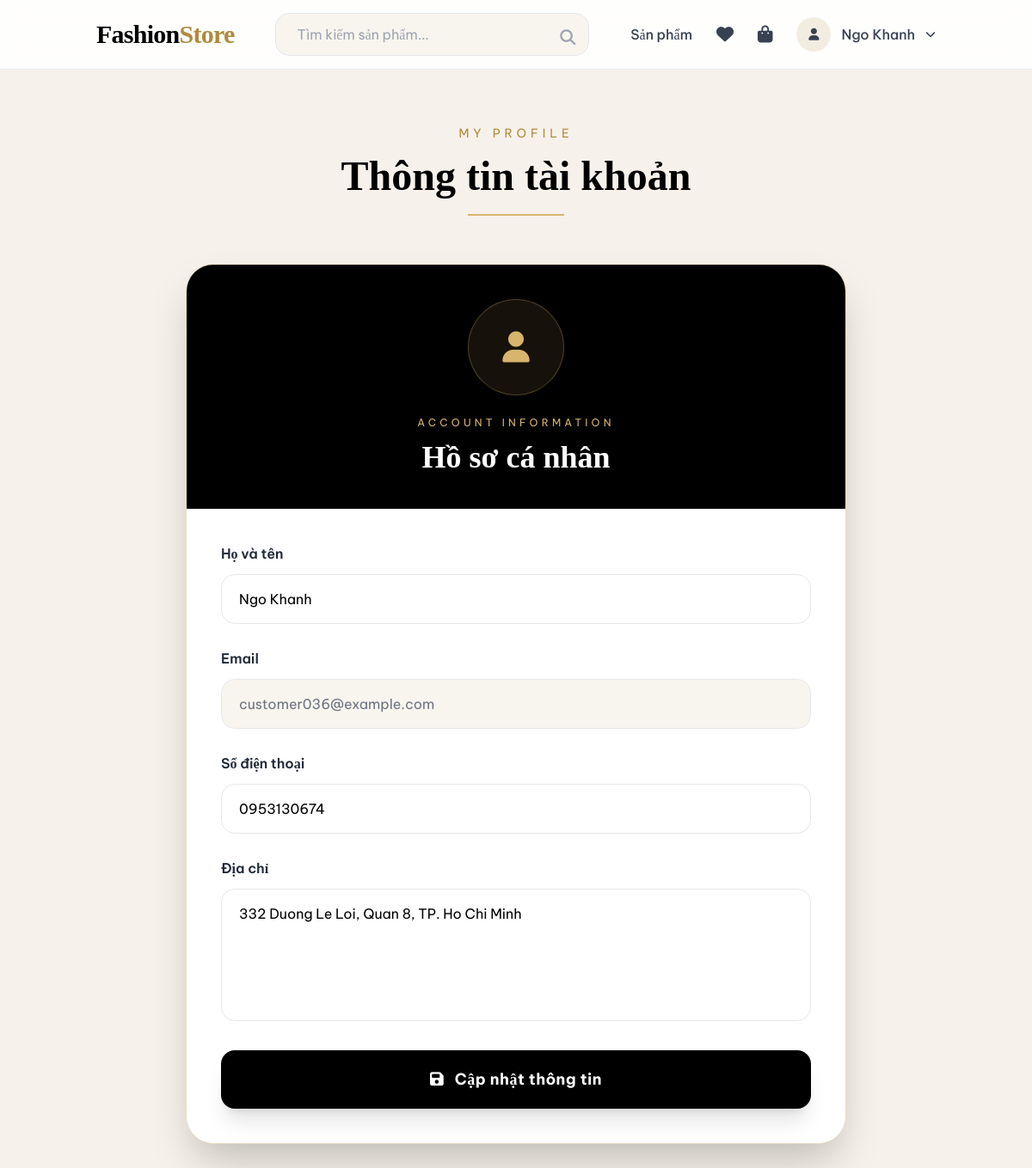
The app's page /profile (signed in) with its own data.
### database.py (models this page shows)
class User(db.Model):
    __tablename__ = 'users'
    email = db.Column(db.String(120), primary_key=True)
    password = db.Column(db.String(200), nullable=False)
    role = db.Column(db.String(20), default='user')
    name = db.Column(db.String(100), nullable=False)
    phone = db.Column(db.String(20))
    address = db.Column(db.Text)
    wishlist = db.Column(db.Text)  # JSON array
    created_at = db.Column(db.DateTime, default=datetime.now)
    orders = db.relationship('Order', backref='user', lazy=True)
    def to_dict(self):
        return {
            'email': self.email,
            'password': self.password,
            'role': self.role,
            'name': self.name,
            'phone': self.phone,
            'address': self.address,
            'wishlist': json.loads(self.wishlist) if self.wishlist else [],
            'orders': [order.id for order in self.orders],
            'created_at': self.created_at.isoformat() if self.created_at else None
        }

### flask_clothing_store.py (the view, shortened to what this page needs)
@app.route('/profile', methods=['GET', 'POST'])
@login_required
def profile():
    user_email = session['user']['email']
    user = User.query.get(user_email)
    return render_template('profile.html', user=user.to_dict() if user else {})

### flask_clothing_store.py (called while the page is built)
def login_required(f):
    @wraps(f)
    def decorated_function(*args, **kwargs):
        if 'user' not in session:
            flash('Vui lòng đăng nhập để tiếp tục', 'error')
            return redirect(url_for('login'))
        return f(*args, **kwargs)
    return decorated_function

def get_cart():
    return session.get('cart', [])

def get_wishlist():
    user_email = session.get('user', {}).get('email')
    if user_email:
        user = User.query.get(user_email)
        if user:
            return json.loads(user.wishlist) if user.wishlist else []
    return []

@app.context_processor
def utility_processor():
    return {
        'now': datetime.datetime.now(),
        'wishlist_count': lambda: len(get_wishlist()),
        'cart_count': lambda: len(get_cart()),
        'format_price': format_price,
        'get_featured_products': get_featured_products,
        'get_best_sellers': get_best_sellers,
        'get_categories': get_categories
    }

### templates/profile.html
{% extends "base.html" %}
{% block content %}
<section class="min-h-screen bg-[#f6f1ea] py-16 px-6">
    <div class="container mx-auto">
        <div class="text-center mb-14">
            <p class="uppercase tracking-[0.35em] text-sm text-[#b08a3c] mb-4">
                My Profile
            </p>
            <h1 class="text-5xl font-serif font-black text-black">
                Thông tin tài khoản
            </h1>
            <div class="w-28 h-[2px] bg-[#d8b46c] mx-auto mt-5"></div>
        </div>
        <div class="max-w-3xl mx-auto bg-white rounded-[2rem] shadow-2xl border border-[#eadcc3] overflow-hidden">
            <div class="bg-black text-white px-10 py-10 text-center">
                <div class="w-28 h-28 rounded-full bg-[#d8b46c]/10 border border-[#d8b46c]/30 mx-auto flex items-center justify-center mb-6">
                    <i class="fas fa-user text-4xl text-[#d8b46c]"></i>
                </div>
                <p class="uppercase tracking-[0.35em] text-xs text-[#d8b46c] mb-3">
                    Account Information
                </p>
                <h2 class="text-4xl font-serif font-black">
                    Hồ sơ cá nhân
                </h2>
            </div>
            <div class="p-10">
                <form method="post" class="space-y-7">
                    <div>
                        <label class="block mb-3 font-semibold text-gray-800">
                            Họ và tên
                        </label>
                        <input type="text"
                               name="name"
                               value="{{ user.name }}"
                               required
                               class="w-full border border-gray-200 rounded-2xl px-5 py-4 focus:outline-none focus:border-[#d8b46c] focus:ring-2 focus:ring-[#d8b46c]/20 transition">
                    </div>
                    <div>
                        <label class="block mb-3 font-semibold text-gray-800">
                            Email
                        </label>
                        <input type="email"
                               value="{{ session.user.email }}"
                               disabled
                               class="w-full border border-gray-200 rounded-2xl px-5 py-4 bg-[#f8f5ef] text-gray-500">
                    </div>
                    <div>
                        <label class="block mb-3 font-semibold text-gray-800">
                            Số điện thoại
                        </label>
                        <input type="tel"
                               name="phone"
                               value="{{ user.phone }}"
                               class="w-full border border-gray-200 rounded-2xl px-5 py-4 focus:outline-none focus:border-[#d8b46c] focus:ring-2 focus:ring-[#d8b46c]/20 transition">
                    </div>
                    <div>
                        <label class="block mb-3 font-semibold text-gray-800">
                            Địa chỉ
                        </label>
                        <textarea name="address"
                                  rows="5"
                                  class="w-full border border-gray-200 rounded-2xl px-5 py-4 focus:outline-none focus:border-[#d8b46c] focus:ring-2 focus:ring-[#d8b46c]/20 transition resize-none">{{ user.address }}</textarea>
                    </div>
                    <button type="submit"
                            class="w-full bg-black hover:bg-[#1c1c1c] text-white py-5 rounded-2xl text-lg font-bold tracking-wide transition shadow-xl">
                        <i class="fas fa-save mr-2"></i>
                        Cập nhật thông tin
                    </button>
                </form>
            </div>
        </div>
    </div>
</section>
{% endblock %}

### templates/base.html (shortened to what this page needs)
<!doctype html>
<html lang="vi">
  <head>
    <script src="https://cdn.tailwindcss.com"></script>
    <link
      rel="stylesheet"
      href="https://cdnjs.cloudflare.com/ajax/libs/font-awesome/6.4.0/css/all.min.css"
    />
  </head>
  <body class="bg-[#f6f1ea] font-['Be_Vietnam_Pro']">
    <nav
      class="bg-white/90 backdrop-blur-md border-b border-gray-200 sticky top-0 z-50"
    >
      <div class="container mx-auto px-6">
        <div class="flex justify-between items-center h-20">
          <a
            href="{{ url_for('home') }}"
            class="text-3xl font-serif font-black tracking-tight text-black"
          >
            Fashion<span class="text-[#b08a3c]">Store</span>
          </a>
          <div class="hidden md:flex flex-1 max-w-xl mx-12">
            <form
              action="{{ url_for('products') }}"
              method="get"
              class="w-full"
            >
              <div class="relative">
                <input
                  type="text"
                  name="q"
                  value="{{ request.args.get('q', '') }}"
                  placeholder="Tìm kiếm sản phẩm..."
                  class="w-full bg-[#f8f5ef] border border-gray-200 rounded-2xl px-6 py-3 pr-12 focus:outline-none focus:ring-2 focus:ring-[#d8b46c]/40 focus:border-[#d8b46c] transition"
                />
                <button
                  type="submit"
                  class="absolute right-4 top-3.5 text-gray-400 hover:text-[#b08a3c] transition"
                >
                  <i class="fas fa-search text-lg"></i>
                </button>
              </div>
            </form>
          </div>
          <div class="flex items-center space-x-7">
            <a
              href="{{ url_for('products') }}"
              class="text-gray-700 hover:text-[#b08a3c] font-medium transition"
            >
              Sản phẩm
            </a>
            {% if session.user %} {% if session.user.role == 'user' %}
            <a href="{{ url_for('wishlist') }}" class="relative group">
              <i
                class="fas fa-heart text-xl text-gray-700 group-hover:text-[#b08a3c] transition"
              ></i>
            </a>
            <a href="{{ url_for('cart') }}" class="relative group">
              <i
                class="fas fa-shopping-bag text-xl text-gray-700 group-hover:text-[#b08a3c] transition"
              ></i>
            </a>
            {% endif %}
            <div class="relative">
              <button
                id="userBtn"
                type="button"
                class="flex items-center gap-3 text-gray-700 hover:text-[#b08a3c] transition"
              >
                <div
                  class="w-10 h-10 rounded-full bg-[#f3ece0] flex items-center justify-center"
                >
                  <i class="fas fa-user text-sm"></i>
                </div>
                <span class="font-medium"> {{ session.user.name }} </span>
                <i class="fas fa-chevron-down text-xs"></i>
              </button>
            </div>
            {% endif %}
          </div>
        </div>
      </div>
    </nav>
    <main>{% block content %}{% endblock %}</main>
  </body>
</html>

### records on screen
User: user.name "Ngo Khanh", name "Ngo Khanh", phone "0953130674", address "332 Duong Le Loi, Quan 8, TP. Ho Chi Minh"
